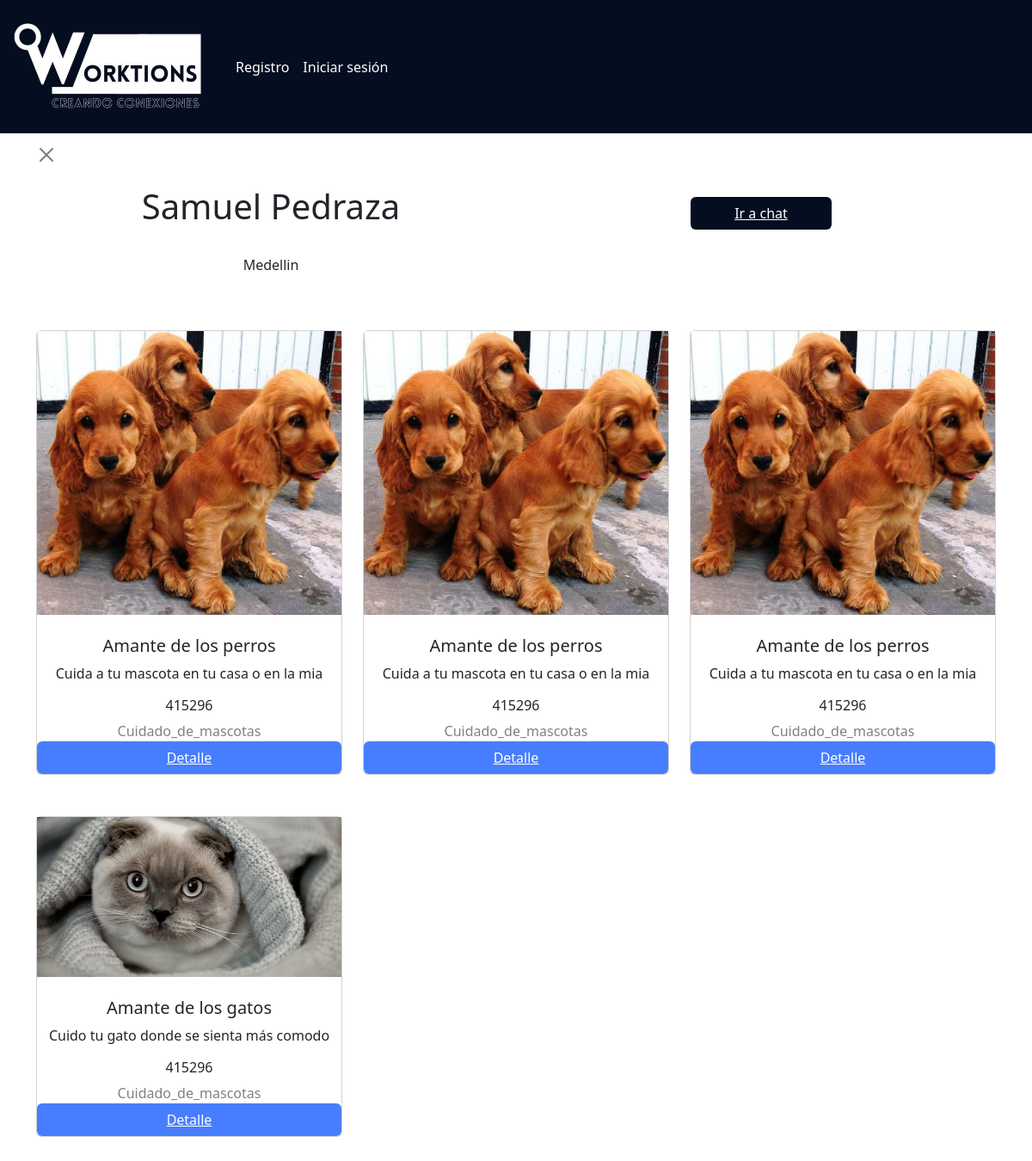
Page /user/profile/415296/ on the committed database.
### Modules/Services/models.py (models this page shows, shortened)
class User(AbstractBaseUser):
    username = models.CharField('Nombre de usuario',unique = True, max_length=100)
    email = models.EmailField('Correo Electrónico', max_length=254,unique = True)
    name = models.CharField('Nombres', max_length=200, null=True)
    id = models.CharField(max_length=15, primary_key=True)
    date_of_birth = models.DateField(null=True)
    address = models.CharField(max_length = 50, null=True)
    city = models.CharField(max_length =20, null=True)
    barrio = models.CharField(choices=BARRIOS_MED, default="------", max_length=200)
    phone = models.CharField(max_length =15, null=True)
    gender = models.CharField(max_length=15, null=True)
    usuario_activo = models.BooleanField(default = True)
    usuario_administrador = models.BooleanField(default = False)
    objects = UserManager()
    USERNAME_FIELD = 'username'
    REQUIRED_FIELDS = ['name','email', 'id', 'city']

class Service(models.Model):
    id = models.BigAutoField(primary_key=True)
    title= models.CharField(max_length= 50, default='')
    user = models.ForeignKey(User,to_field='id', null= False, blank=False, on_delete=models.CASCADE)
    category = models.CharField(max_length=100, default='', null= False, blank=False)
    description = models.CharField(max_length = 250, default='')
    images = models.ImageField(upload_to="media/services/images", null=True)

### Modules/Services/views.py (the view)
# urls.py: path('user/profile/<str:pk>/', servicesViews.userDetail.user_detail_view, name='user-detail'),
    def user_detail_view(request, pk):
        try:
            user = User.objects.get(pk=pk)
            services = Service.objects.filter(user=user.id)
        except User.DoesNotExist:
            raise Http404("Este usuario no existe")
        return render(
            request,
            'user_detail.html',
            context={'user_info': user, 'services': services}
        )

### Modules/Services/templates/user_detail.html (shortened to what this page needs)
{% extends 'base.html' %}
{% block content %}
<br>
<br>
<br>
<br>
<br>
<body>
    <div class="container text-center">
        <div class="row">
            <div class="col-6">
                <br>
                <br>
                <button type="button" class="btn-close" aria-label="Close" style="align-items: start; display: flex;" onclick="window.history.back()"></button>
                <br>
                <h1>{{user_info.name}}</h1>
                <br>
                <p>{{user_info.city}}</p>
                <br>
                <br>
            </div>
            <div class="col-6">
                <button type="button" class="btn" style="background-color: #050d21; color: white; width: 30%; margin-top: 20%;"><a href="{% url 'detailms' user_info.username %}" style="color: white;">Ir a chat</a></button>
                <br>
                <br>
            </div>
         </div>
                <div class="row">
                    {% for service in services %}
                        <div class="col-md-4">
                            <div class="card" >
                                <img src="{{service.images.url}}" style="height:100%; width: 100%;"/>
                                <br>
                                <h5>{{service.title}}</h5>
                                <p>{{service.description}}</p>
                                <h6>{{service.user_id}}</h6>
                                <h7 style="color: grey";>{{service.category}}</h7>
                                <button type="button" class="btn" style="background-color: #477eff; color: white;"><a href="{% url 'service_detail' service.id %}" style="color: white;">Detalle</a></button>
                            </div>
                            <br>
                            <br>
                        </div>
                    {% if forloop.counter|divisibleby:"3" and not forloop.last %}
                      </div><div class="row">
                    {% endif %}
                  {% endfor %}
                </div>
    </div>
</body>
{% endblock %}

### rows in the picture
User: name "Samuel Pedraza", city "Medellin"
Service: images (picture), title "Amante de los perros", description "Cuida a tu mascota en tu casa o en la mia", user_id "415296", category "Cuidado_de_mascotas"
Service: images (picture), title "Amante de los perros", description "Cuida a tu mascota en tu casa o en la mia", user_id "415296", category "Cuidado_de_mascotas"
Service: images (picture), title "Amante de los perros", description "Cuida a tu mascota en tu casa o en la mia", user_id "415296", category "Cuidado_de_mascotas"
Service: images (picture), title "Amante de los gatos", description "Cuido tu gato donde se sienta más comodo", user_id "415296", category "Cuidado_de_mascotas"
